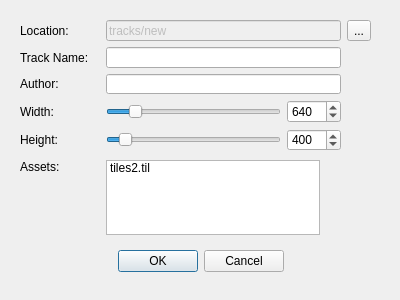
<?xml version="1.0" encoding="UTF-8"?>
<ui version="4.0">
 <class>NewTrack</class>
 <widget class="QDialog" name="NewTrack">
  <property name="windowModality">
   <enum>Qt::WindowModal</enum>
  </property>
  <property name="geometry">
   <rect>
    <x>0</x>
    <y>0</y>
    <width>400</width>
    <height>300</height>
   </rect>
  </property>
  <property name="sizePolicy">
   <sizepolicy hsizetype="Fixed" vsizetype="Fixed">
    <horstretch>0</horstretch>
    <verstretch>0</verstretch>
   </sizepolicy>
  </property>
  <property name="focusPolicy">
   <enum>Qt::StrongFocus</enum>
  </property>
  <property name="windowTitle">
   <string>New Track</string>
  </property>
  <widget class="QDialogButtonBox" name="confirmButton">
   <property name="geometry">
    <rect>
     <x>20</x>
     <y>250</y>
     <width>361</width>
     <height>23</height>
    </rect>
   </property>
   <property name="standardButtons">
    <set>QDialogButtonBox::Cancel|QDialogButtonBox::Ok</set>
   </property>
   <property name="centerButtons">
    <bool>true</bool>
   </property>
  </widget>
  <widget class="QWidget" name="layoutWidget">
   <property name="geometry">
    <rect>
     <x>20</x>
     <y>20</y>
     <width>351</width>
     <height>74</height>
    </rect>
   </property>
   <layout class="QGridLayout" name="gridLayout" columnminimumwidth="80,0,0">
    <item row="0" column="0">
     <widget class="QLabel" name="label">
      <property name="text">
       <string>Location:</string>
      </property>
     </widget>
    </item>
    <item row="0" column="1">
     <widget class="QLineEdit" name="trackLocation">
      <property name="enabled">
       <bool>false</bool>
      </property>
      <property name="text">
       <string>tracks/new</string>
      </property>
     </widget>
    </item>
    <item row="0" column="2">
     <widget class="QToolButton" name="browseLocation">
      <property name="text">
       <string>...</string>
      </property>
     </widget>
    </item>
    <item row="1" column="0">
     <widget class="QLabel" name="trackNameLabel">
      <property name="text">
       <string>Track Name:</string>
      </property>
     </widget>
    </item>
    <item row="1" column="1">
     <widget class="QLineEdit" name="trackName"/>
    </item>
    <item row="1" column="2">
     <widget class="QWidget" name="dummyWidget_1" native="true"/>
    </item>
    <item row="2" column="0">
     <widget class="QLabel" name="label_3">
      <property name="text">
       <string>Author:</string>
      </property>
     </widget>
    </item>
    <item row="2" column="1">
     <widget class="QLineEdit" name="author"/>
    </item>
    <item row="2" column="2">
     <widget class="QWidget" name="dummyWidget_2" native="true"/>
    </item>
   </layout>
  </widget>
  <widget class="QWidget" name="layoutWidget">
   <property name="geometry">
    <rect>
     <x>20</x>
     <y>100</y>
     <width>321</width>
     <height>51</height>
    </rect>
   </property>
   <layout class="QGridLayout" name="gridLayout_2" columnminimumwidth="80,0,0">
    <item row="0" column="0">
     <widget class="QLabel" name="label_4">
      <property name="text">
       <string>Width:</string>
      </property>
     </widget>
    </item>
    <item row="0" column="1">
     <widget class="QSlider" name="widthSlider">
      <property name="minimum">
       <number>100</number>
      </property>
      <property name="maximum">
       <number>4000</number>
      </property>
      <property name="value">
       <number>640</number>
      </property>
      <property name="orientation">
       <enum>Qt::Horizontal</enum>
      </property>
     </widget>
    </item>
    <item row="0" column="2">
     <widget class="QSpinBox" name="widthSpinBox">
      <property name="minimum">
       <number>100</number>
      </property>
      <property name="maximum">
       <number>4000</number>
      </property>
      <property name="value">
       <number>640</number>
      </property>
     </widget>
    </item>
    <item row="1" column="0">
     <widget class="QLabel" name="label_5">
      <property name="text">
       <string>Height:</string>
      </property>
     </widget>
    </item>
    <item row="1" column="1">
     <widget class="QSlider" name="heightSlider">
      <property name="minimum">
       <number>100</number>
      </property>
      <property name="maximum">
       <number>4000</number>
      </property>
      <property name="value">
       <number>400</number>
      </property>
      <property name="orientation">
       <enum>Qt::Horizontal</enum>
      </property>
     </widget>
    </item>
    <item row="1" column="2">
     <widget class="QSpinBox" name="heightSpinBox">
      <property name="minimum">
       <number>100</number>
      </property>
      <property name="maximum">
       <number>4000</number>
      </property>
      <property name="value">
       <number>400</number>
      </property>
     </widget>
    </item>
   </layout>
  </widget>
  <widget class="QWidget" name="layoutWidget">
   <property name="geometry">
    <rect>
     <x>20</x>
     <y>160</y>
     <width>300</width>
     <height>75</height>
    </rect>
   </property>
   <layout class="QGridLayout" name="gridLayout_3" columnminimumwidth="80,0">
    <item row="0" column="1">
     <widget class="QListWidget" name="assetsList">
      <property name="editTriggers">
       <set>QAbstractItemView::DoubleClicked|QAbstractItemView::EditKeyPressed|QAbstractItemView::SelectedClicked</set>
      </property>
      <item>
       <property name="text">
        <string>tiles2.til</string>
       </property>
      </item>
     </widget>
    </item>
    <item row="0" column="0">
     <widget class="QLabel" name="label_6">
      <property name="enabled">
       <bool>true</bool>
      </property>
      <property name="sizePolicy">
       <sizepolicy hsizetype="Preferred" vsizetype="Preferred">
        <horstretch>0</horstretch>
        <verstretch>0</verstretch>
       </sizepolicy>
      </property>
      <property name="text">
       <string>Assets:</string>
      </property>
      <property name="alignment">
       <set>Qt::AlignLeading|Qt::AlignLeft|Qt::AlignTop</set>
      </property>
      <property name="wordWrap">
       <bool>false</bool>
      </property>
      <property name="margin">
       <number>0</number>
      </property>
      <property name="indent">
       <number>-1</number>
      </property>
     </widget>
    </item>
   </layout>
  </widget>
 </widget>
 <resources/>
 <connections/>
</ui>
